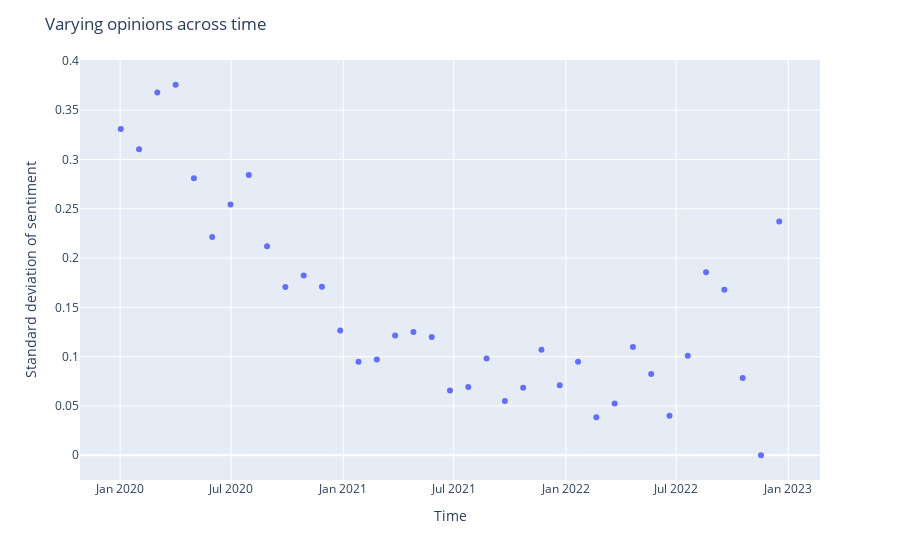

The code cell stored with this chart in its notebook:
### Code cell
import plotly.express as px

fig = px.scatter(x=sentim_df["time"], y=sentim_df["std"])
fig.update_layout(
    title="Varying opinions across time",
    xaxis_title="Time",
    yaxis_title="Standard deviation of sentiment",
    # font=dict(
    #     family="Courier New, monospace",
    #     size=18,
    #     color="RebeccaPurple"
    # )
)
fig.show()

### Figure 1 — Plotly figure (JSON) as saved in the notebook; plotly's stock layout.template omitted (floating-point values rounded to 4 significant figures)
{"data": [{"hovertemplate": "x=%{x}<br>y=%{y}<extra></extra>", "legendgroup": "", "marker": {"color": "#636efa", "symbol": "circle"}, "mode": "markers", "name": "", "orientation": "v", "showlegend": false, "type": "scatter", "x": ["2020-01-02", "2020-02-01", "2020-03-02", "2020-04-01", "2020-05-01", "2020-05-31", "2020-06-30", "2020-07-30", "2020-08-29", "2020-09-28", "2020-10-28", "2020-11-27", "2020-12-27", "2021-01-26", "2021-02-25", "2021-03-27", "2021-04-26", "2021-05-26", "2021-06-25", "2021-07-25", "2021-08-24", "2021-09-23", "2021-10-23", "2021-11-22", "2021-12-22", "2022-01-21", "2022-02-20", "2022-03-22", "2022-04-21", "2022-05-21", "2022-06-20", "2022-07-20", "2022-08-19", "2022-09-18", "2022-10-18", "2022-11-17", "2022-12-17"], "xaxis": "x", "y": [0.3309, 0.3103, 0.3679, 0.3758, 0.281, 0.2215, 0.2543, 0.2843, 0.2121, 0.1706, 0.1824, 0.1708, 0.1265, 0.09492, 0.09704, 0.1213, 0.125, 0.1201, 0.0656, 0.06932, 0.09823, 0.05498, 0.0685, 0.1071, 0.07106, 0.09482, 0.03865, 0.05245, 0.1099, 0.08229, 0.04009, 0.1008, 0.1857, 0.1679, 0.07823, 0, 0.2371], "yaxis": "y"}], "layout": {"legend": {"tracegroupgap": 0}, "margin": {"t": 60}, "title": {"text": "Varying opinions across time"}, "xaxis": {"anchor": "y", "domain": [0, 1], "title": {"text": "Time"}}, "yaxis": {"anchor": "x", "domain": [0, 1], "title": {"text": "Standard deviation of sentiment"}}}}
